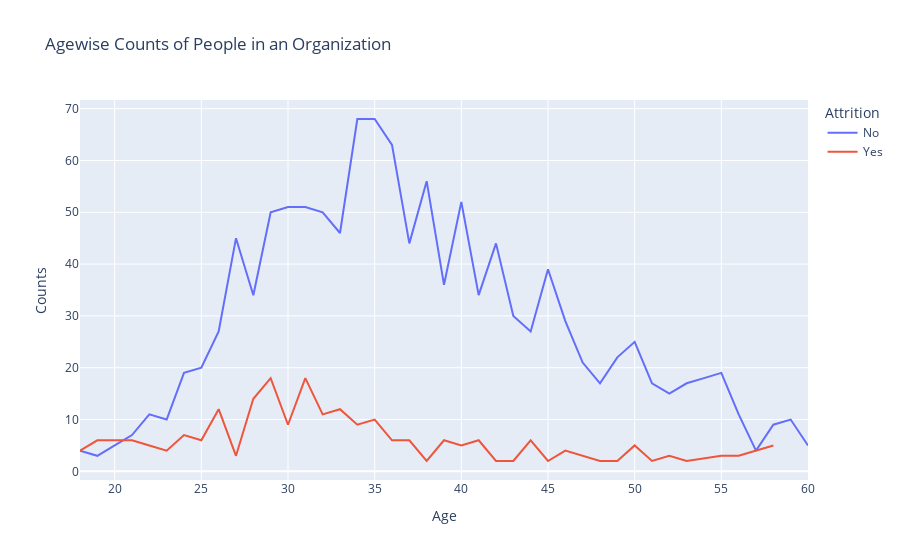

Notebook code for this chart:
### Markdown cell above
# How is attrition Dependent of Age?

### Code cell
#how is attrition dependent of age?
age_att=df.groupby(['Age','Attrition']).apply(lambda x:x['DailyRate'].count()).reset_index(name='Counts')
px.line(age_att,x='Age',y='Counts',color='Attrition',title='Agewise Counts of People in an Organization')

### Figure 1 — Plotly figure (JSON) as saved in the notebook; plotly's stock layout.template omitted (floating-point values rounded to 4 significant figures)
{"data": [{"hovertemplate": "Attrition=No<br>Age=%{x}<br>Counts=%{y}<extra></extra>", "legendgroup": "No", "line": {"color": "#636efa", "dash": "solid"}, "marker": {"symbol": "circle"}, "mode": "lines", "name": "No", "orientation": "v", "showlegend": true, "type": "scatter", "x": [18, 19, 20, 21, 22, 23, 24, 25, 26, 27, 28, 29, 30, 31, 32, 33, 34, 35, 36, 37, 38, 39, 40, 41, 42, 43, 44, 45, 46, 47, 48, 49, 50, 51, 52, 53, 54, 55, 56, 57, 58, 59, 60], "xaxis": "x", "y": [4, 3, 5, 7, 11, 10, 19, 20, 27, 45, 34, 50, 51, 51, 50, 46, 68, 68, 63, 44, 56, 36, 52, 34, 44, 30, 27, 39, 29, 21, 17, 22, 25, 17, 15, 17, 18, 19, 11, 4, 9, 10, 5], "yaxis": "y"}, {"hovertemplate": "Attrition=Yes<br>Age=%{x}<br>Counts=%{y}<extra></extra>", "legendgroup": "Yes", "line": {"color": "#EF553B", "dash": "solid"}, "marker": {"symbol": "circle"}, "mode": "lines", "name": "Yes", "orientation": "v", "showlegend": true, "type": "scatter", "x": [18, 19, 20, 21, 22, 23, 24, 25, 26, 27, 28, 29, 30, 31, 32, 33, 34, 35, 36, 37, 38, 39, 40, 41, 42, 43, 44, 45, 46, 47, 48, 49, 50, 51, 52, 53, 55, 56, 58], "xaxis": "x", "y": [4, 6, 6, 6, 5, 4, 7, 6, 12, 3, 14, 18, 9, 18, 11, 12, 9, 10, 6, 6, 2, 6, 5, 6, 2, 2, 6, 2, 4, 3, 2, 2, 5, 2, 3, 2, 3, 3, 5], "yaxis": "y"}], "layout": {"autosize": true, "legend": {"title": {"text": "Attrition"}, "tracegroupgap": 0}, "title": {"text": "Agewise Counts of People in an Organization"}, "xaxis": {"anchor": "y", "autorange": true, "domain": [0, 1], "range": [18, 60], "title": {"text": "Age"}, "type": "linear"}, "yaxis": {"anchor": "x", "autorange": true, "domain": [0, 1], "range": [-1.667, 71.67], "title": {"text": "Counts"}, "type": "linear"}}}
